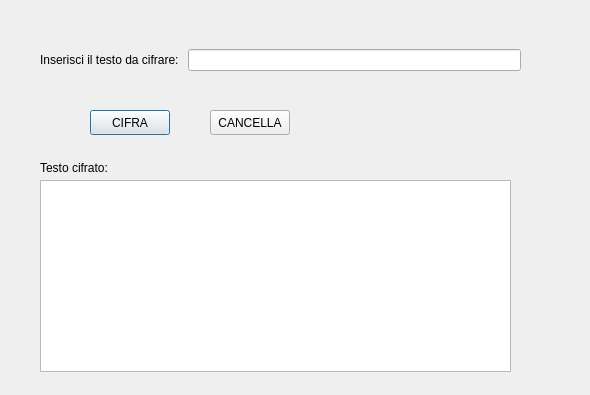
<?xml version="1.0" encoding="UTF-8"?>
<ui version="4.0">
 <class>encryption_form</class>
 <widget class="QDialog" name="encryption_form">
  <property name="geometry">
   <rect>
    <x>0</x>
    <y>0</y>
    <width>590</width>
    <height>395</height>
   </rect>
  </property>
  <property name="windowTitle">
   <string>cifra un testo</string>
  </property>
  <widget class="QWidget" name="horizontalLayoutWidget">
   <property name="geometry">
    <rect>
     <x>40</x>
     <y>20</y>
     <width>481</width>
     <height>80</height>
    </rect>
   </property>
   <layout class="QHBoxLayout" name="horizontalLayout">
    <item>
     <widget class="QLabel" name="label">
      <property name="text">
       <string>Inserisci il testo da cifrare: </string>
      </property>
     </widget>
    </item>
    <item>
     <widget class="QLineEdit" name="input_clear_text"/>
    </item>
   </layout>
  </widget>
  <widget class="QLabel" name="label_2">
   <property name="geometry">
    <rect>
     <x>40</x>
     <y>160</y>
     <width>101</width>
     <height>16</height>
    </rect>
   </property>
   <property name="text">
    <string>Testo cifrato:</string>
   </property>
  </widget>
  <widget class="QTextBrowser" name="output_encryption">
   <property name="geometry">
    <rect>
     <x>40</x>
     <y>180</y>
     <width>471</width>
     <height>192</height>
    </rect>
   </property>
  </widget>
  <widget class="QPushButton" name="btn_traduci">
   <property name="geometry">
    <rect>
     <x>90</x>
     <y>110</y>
     <width>80</width>
     <height>25</height>
    </rect>
   </property>
   <property name="text">
    <string>CIFRA</string>
   </property>
  </widget>
  <widget class="QPushButton" name="btn_cancella">
   <property name="geometry">
    <rect>
     <x>210</x>
     <y>110</y>
     <width>80</width>
     <height>25</height>
    </rect>
   </property>
   <property name="text">
    <string>CANCELLA</string>
   </property>
  </widget>
 </widget>
 <resources/>
 <connections/>
</ui>
